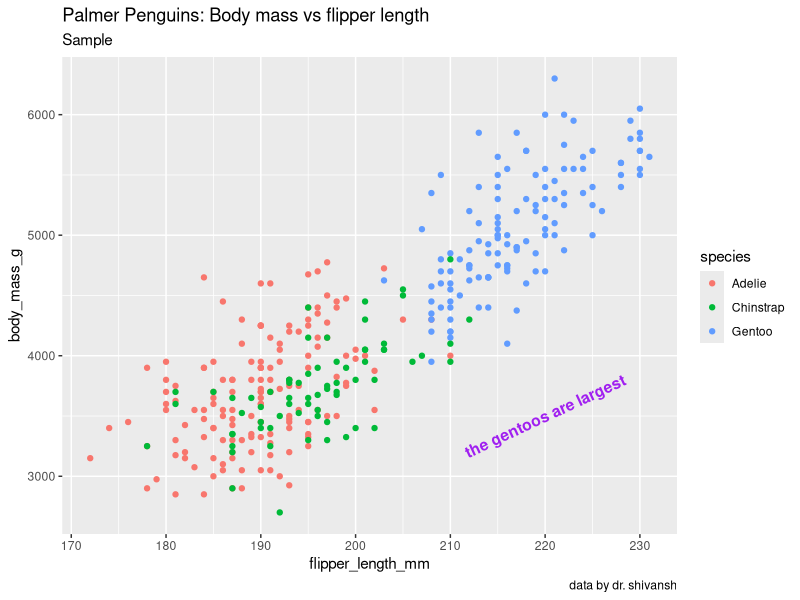

The R source for this figure:
library(ggplot2)
library(palmerpenguins)

ggplot(data=penguins)+geom_point(mapping=aes(x=flipper_length_mm,y=body_mass_g,
                                             color=species))+
  labs(title="Palmer Penguins: Body mass vs flipper length",subtitle="Sample",
       caption="data by dr. shivansh")+ annotate("text",x=220,y=3500,label="the gentoos are largest",color="purple",
                                                 fontface="bold",size=4,angle=25)


